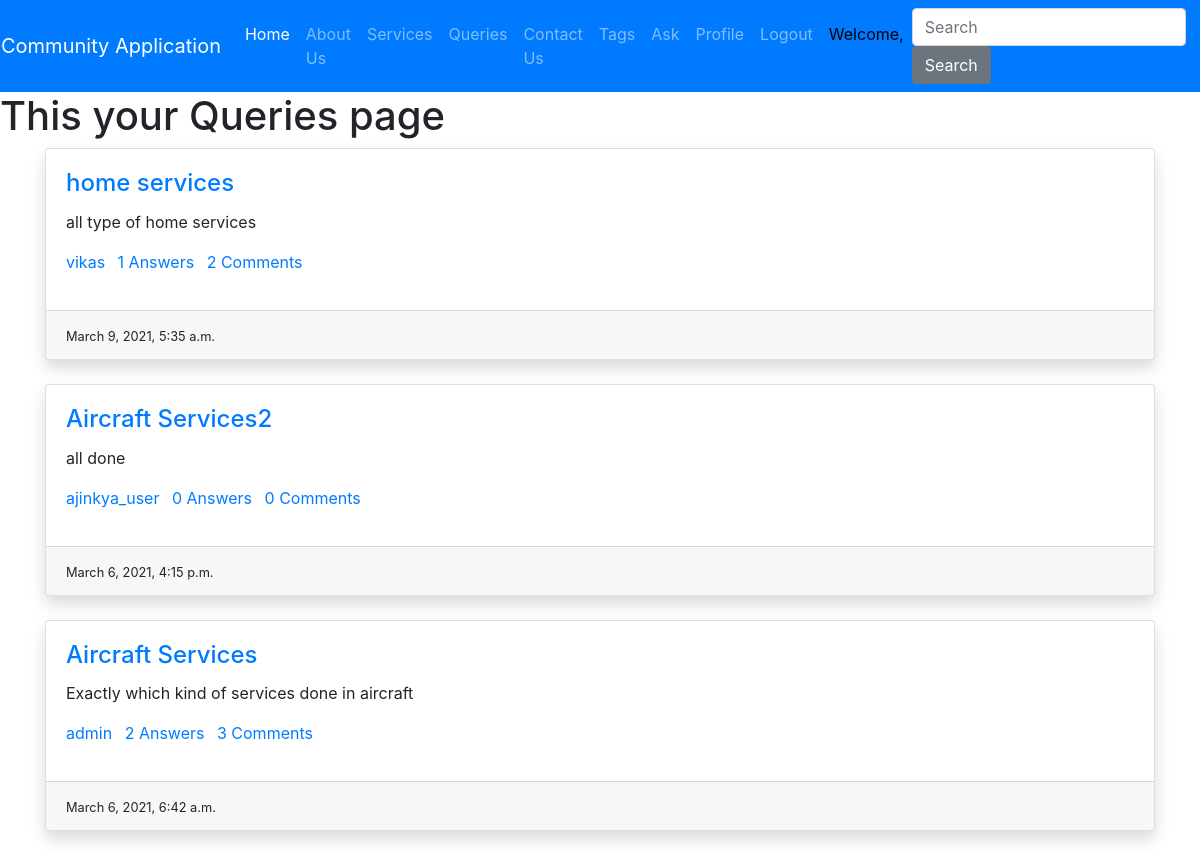
/community/queries, run on the app's committed database.
### community/models.py (models this page shows, shortened)
class Question(models.Model):
    user=models.ForeignKey(settings.AUTH_USER_MODEL,on_delete=models.CASCADE)
    title=models.CharField(max_length=300)
    detail=models.TextField()
    tags=models.TextField(default='')
    add_time=models.DateTimeField(auto_now_add=True)

### community/views.py (the view)
# urls.py: path('queries',views.queries,name="queries"),
def queries(request):
    if 'q' in request.GET:
        q=request.GET['q']
        quests=Question.objects.annotate(total_comments=Count('answer__comment')).filter(title__icontains=q).order_by('-id')
    else:
        quests=Question.objects.annotate(total_comments=Count('answer__comment')).all().order_by('-id')
    paginator=Paginator(quests,10)
    page_num=request.GET.get('page',1)
    quests=paginator.page(page_num)
    return render(request,'query.html',{'quests':quests})

### community/templates/query.html (shortened to what this page needs)
{% extends "dashboard.html" %}
    {% block content %}
    <h1>This your Queries page</h1>
    <div class="container">
        {% for quest in quests %}
        <div class="card mb-4 shadow">
            <div class="card-body">
                <h4 class="card-title"><a href="/detail/{{quest.id}}">{{quest.title}}</a></h4>
                <p class="card-text">{{quest.detail}}</p>
                <p>
                    <a href="#" class="mr-2">{{quest.user.username}}</a>
                    <a href="#" class="mr-2">{{quest.answer_set.count}} Answers</a>
                    <a href="#" class="mr-2">{{quest.total_comments}} Comments</a>
                </p>
            </div>
            <div class="card-footer">
                <small>{{quest.add_time}}</small>
            </div>
        </div>
        {% endfor %}
    </div>
    {% endblock %}

### data on the page
Question: title "home services", detail "all type of home services", user.username "vikas", answer_set.count "1", total_comments "2", add_time "March 9, 2021, 5:35 a.m."
Question: title "Aircraft Services2", detail "all done", user.username "ajinkya_user", answer_set.count "0", total_comments "0", add_time "March 6, 2021, 4:15 p.m."
Question: title "Aircraft Services", detail "Exactly which kind of services done in aircraft", user.username "admin", answer_set.count "2", total_comments "3", add_time "March 6, 2021, 6:42 a.m."
